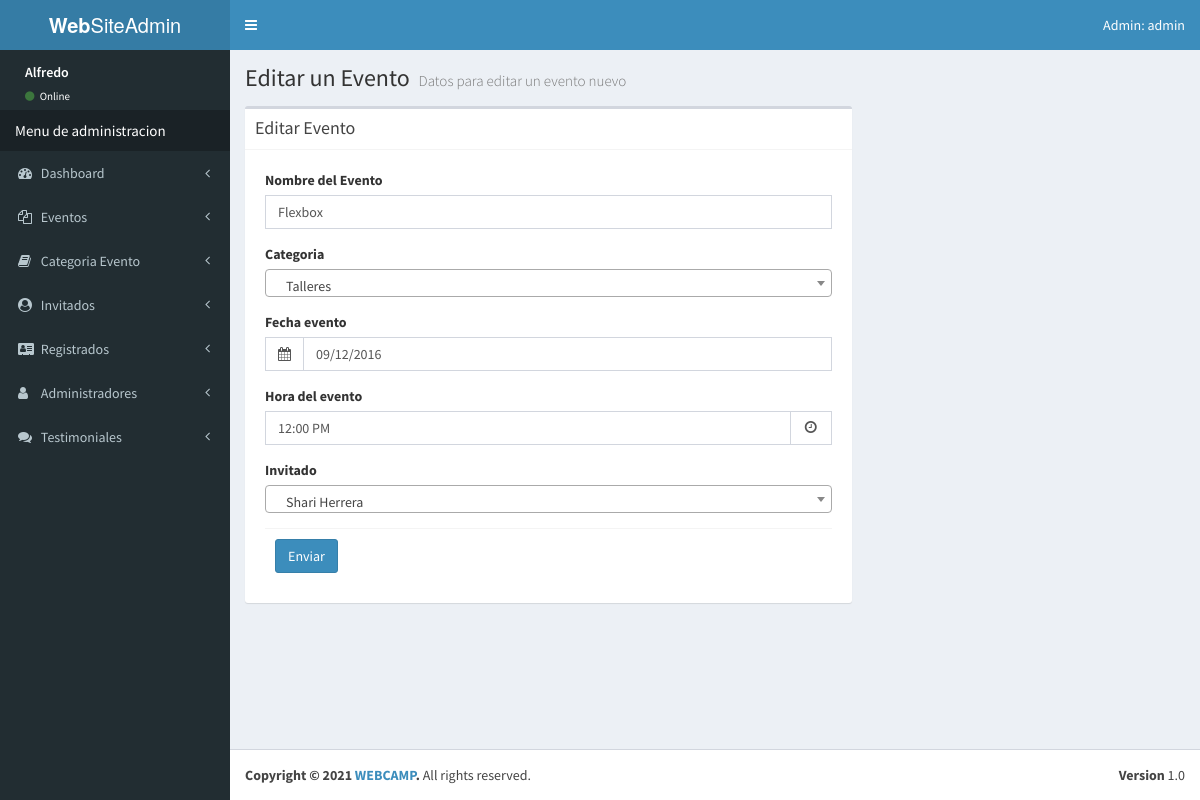
/admin/editar-evento.php?id=1 (signed in), run on an earlier commit of the app's database.
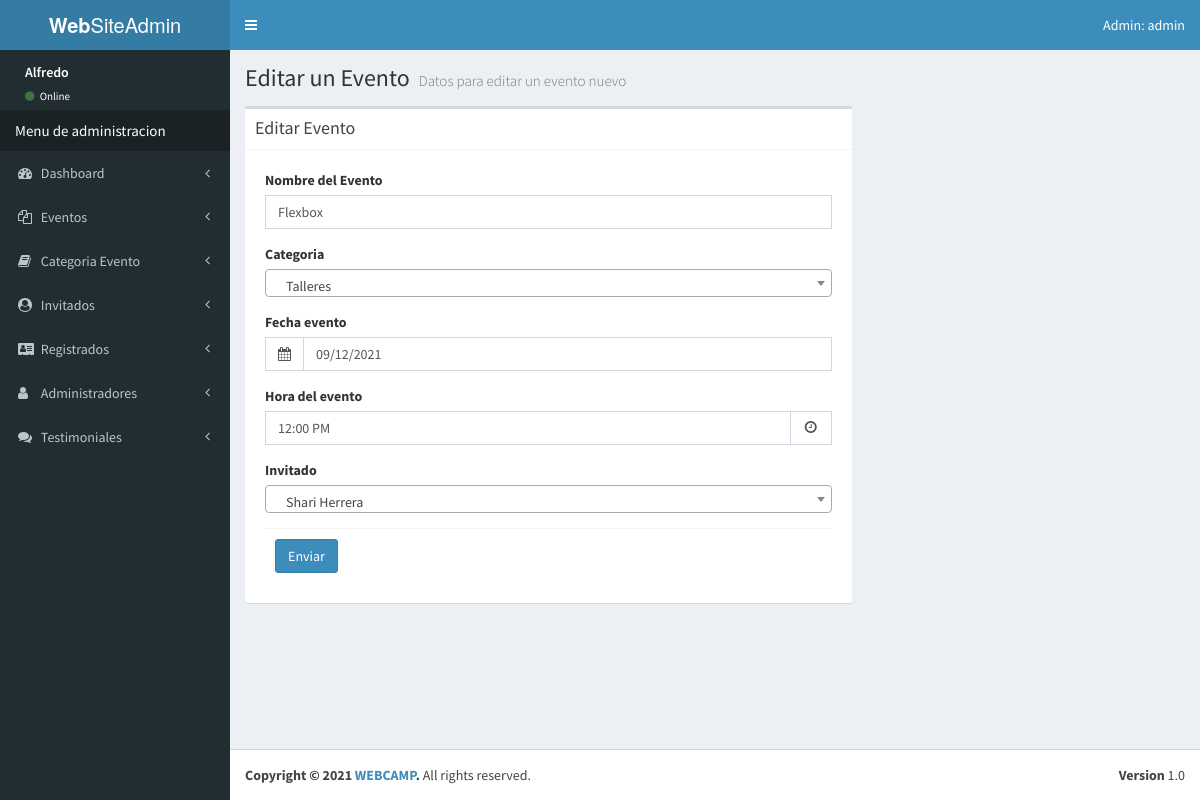
And on a later commit of the database.
### tables this page shows
create table eventos(evento_id int(11) not null auto_increment, nombre_evento varchar(60) not null, fecha_evento Date, hora_evento Time, id_cat_evento int(11) not null,
id_inv int(11) not null, clave varchar(10),editado datetime not null, primary key (evento_id), foreign key (id_cat_evento) references categoria_evento (id_categoria), 
foreign key (id_inv) references invitados (invitado_id) ON DELETE CASCADE);

### admin/editar-evento.php (the view, shortened to what this page needs)
<?php
$id = $_GET['id'];
if(!filter_var($id, FILTER_VALIDATE_INT)):
    die('error');
else :
include_once 'funciones/funciones.php';
include_once 'templates/header.php';
 include_once 'templates/barra.php';
 include_once 'templates/navegacion.php';
?>
<div class="content-wrapper">
    <section class="content-header">
        <h1>
            Editar un Evento
            <small>Datos para editar un evento nuevo</small>
        </h1>
    </section>
    <div class="row">
        <div class="col-md-8">
            <section class="content">
                <div class="box">
                    <div class="box-header with-border">
                        <h3 class="box-title">Editar Evento</h3>
                    </div>
                    <div class="box-body">
                    <?php
                         $sql = " SELECT * FROM eventos WHERE evento_id = $id ";
                         $resultado = $conn->query($sql);
                         $evento = $resultado->fetch_assoc();
                    ?>
                        <form role="form" name="guardar-registro" id="guardar-registro" method="post" action="modelo-evento.php">
                            <div class="box-body">
                                <div class="form-group">
                                    <label >Nombre del Evento</label>
                                    <input type="texto" class="form-control" id="titulo_evento" name="titulo_evento"
                                        placeholder="Titulo del evento" value="<?php echo $evento['nombre_evento']; ?>">
                                </div>
                                <div class="form-group">
                                    <label >Categoria</label>
                                </div>
                                <div class="form-group">
                                    <label>Fecha evento</label>
                                    <?php $fecha = $evento['fecha_evento'];
                                          $fecha_formato = date('d/m/Y', strtotime($fecha));
                                    ?>
                                    <div class="input-group date">
                                        <div class="input-group-addon">
                                            <i class="fa fa-calendar"></i>
                                        </div>
                                        <input type="text" class="form-control pull-right" id="fecha"
                                            name="fecha_evento" value="<?php echo $fecha_formato; ?>">
                                    </div>
                                </div>
                                <div class="bootstrap-timepicker">
                                    <div class="form-group">
                                        <label>Hora del evento</label>
                                        <?php $hora = $evento['hora_evento'];
                                              $hora_formato = date('H:i a', strtotime($hora));
                                        ?>
                                        <div class="input-group">
                                            <input type="text" class="form-control timepicker" name="hora_evento"
                                            value="<?php echo $hora_formato; ?>">
                                            <div class="input-group-addon">
                                                <i class="fa fa-clock-o"></i>
                                            </div>
                                        </div>
                                    </div>
                                </div>
                                <div class="form-group">
                                    <label >Invitado</label>
                                </div>
                                <div class="box-footer">
                                    <button type="submit" class="btn btn-primary">Enviar</button>
                                </div>
                        </form>
                    </div>
                </div>
            </section>
        </div>
    </div>
</div>
<?php
include_once 'templates/footer.php';
    endif;
 ?>

What changed in the data, as far as the page shows it:
changed eventos "Flexbox": fecha_evento "09/12/2016" → "09/12/2021"
